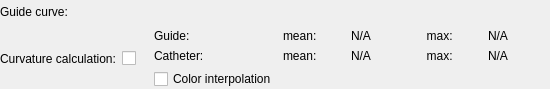
<?xml version="1.0" encoding="UTF-8"?>
<ui version="4.0">
 <class>ValveClipDeviceSimulatorWidget</class>
 <widget class="QWidget" name="ValveClipDeviceSimulatorWidget">
  <property name="geometry">
   <rect>
    <x>0</x>
    <y>0</y>
    <width>550</width>
    <height>89</height>
   </rect>
  </property>
  <property name="windowTitle">
   <string>ValveClipDeviceSimulatorWidget</string>
  </property>
  <layout class="QGridLayout" name="gridLayout">
   <property name="leftMargin">
    <number>0</number>
   </property>
   <property name="topMargin">
    <number>0</number>
   </property>
   <property name="rightMargin">
    <number>0</number>
   </property>
   <property name="bottomMargin">
    <number>0</number>
   </property>
   <item row="0" column="1" colspan="2">
    <widget class="qSlicerMarkupsPlaceWidget" name="guideCurvePlaceWidget">
     <property name="toolTip">
      <string>Define guide semi-rigid tube (8.1mm outer diameter)</string>
     </property>
    </widget>
   </item>
   <item row="0" column="0">
    <widget class="QLabel" name="label">
     <property name="text">
      <string>Guide curve: </string>
     </property>
    </widget>
   </item>
   <item row="1" column="0" colspan="3">
    <widget class="QFrame" name="curvatureFrame">
     <property name="frameShape">
      <enum>QFrame::NoFrame</enum>
     </property>
     <property name="frameShadow">
      <enum>QFrame::Raised</enum>
     </property>
     <layout class="QGridLayout" name="gridLayout_3">
      <property name="leftMargin">
       <number>0</number>
      </property>
      <property name="topMargin">
       <number>0</number>
      </property>
      <property name="rightMargin">
       <number>0</number>
      </property>
      <property name="bottomMargin">
       <number>0</number>
      </property>
      <item row="0" column="0">
       <widget class="QLabel" name="label_7">
        <property name="text">
         <string>Curvature calculation:</string>
        </property>
       </widget>
      </item>
      <item row="0" column="1">
       <widget class="QCheckBox" name="curvatureCalculationCheckBox">
        <property name="text">
         <string/>
        </property>
       </widget>
      </item>
      <item row="0" column="2">
       <widget class="QFrame" name="curvatureValuesFrame">
        <property name="sizePolicy">
         <sizepolicy hsizetype="Expanding" vsizetype="Preferred">
          <horstretch>0</horstretch>
          <verstretch>0</verstretch>
         </sizepolicy>
        </property>
        <property name="frameShape">
         <enum>QFrame::NoFrame</enum>
        </property>
        <property name="frameShadow">
         <enum>QFrame::Raised</enum>
        </property>
        <layout class="QGridLayout" name="gridLayout_2">
         <property name="leftMargin">
          <number>12</number>
         </property>
         <property name="topMargin">
          <number>0</number>
         </property>
         <property name="rightMargin">
          <number>0</number>
         </property>
         <property name="bottomMargin">
          <number>0</number>
         </property>
         <item row="0" column="0">
          <widget class="QLabel" name="label_8">
           <property name="text">
            <string>Guide:</string>
           </property>
          </widget>
         </item>
         <item row="0" column="1">
          <widget class="QLabel" name="guideCurvatureMeanTextLabel">
           <property name="text">
            <string>mean: </string>
           </property>
          </widget>
         </item>
         <item row="1" column="2">
          <widget class="QLabel" name="catheterCurvatureMeanValueLabel">
           <property name="text">
            <string>N/A</string>
           </property>
          </widget>
         </item>
         <item row="0" column="2">
          <widget class="QLabel" name="guideCurvatureMeanValueLabel">
           <property name="text">
            <string>N/A</string>
           </property>
          </widget>
         </item>
         <item row="1" column="0">
          <widget class="QLabel" name="label_9">
           <property name="text">
            <string>Catheter:</string>
           </property>
          </widget>
         </item>
         <item row="1" column="1">
          <widget class="QLabel" name="catheterCurvatureMeanTextLabel">
           <property name="text">
            <string>mean: </string>
           </property>
          </widget>
         </item>
         <item row="2" column="0">
          <widget class="QCheckBox" name="curvatureColorInterpolationCheckbox">
           <property name="toolTip">
            <string>If on, then the green-yellow-red colors are interpolated for in-between curvature values.
Otherwise only show the discrete colors (hard stop)</string>
           </property>
           <property name="text">
            <string>Color interpolation</string>
           </property>
          </widget>
         </item>
         <item row="0" column="3">
          <widget class="QLabel" name="guideCurvatureMaxTextLabel">
           <property name="text">
            <string>  max: </string>
           </property>
          </widget>
         </item>
         <item row="0" column="4">
          <widget class="QLabel" name="guideCurvatureMaxValueLabel">
           <property name="text">
            <string>N/A</string>
           </property>
          </widget>
         </item>
         <item row="1" column="3">
          <widget class="QLabel" name="catheterCurvatureMaxTextLabel">
           <property name="text">
            <string>  max: </string>
           </property>
          </widget>
         </item>
         <item row="1" column="4">
          <widget class="QLabel" name="catheterCurvatureMaxValueLabel">
           <property name="text">
            <string>N/A</string>
           </property>
          </widget>
         </item>
        </layout>
       </widget>
      </item>
     </layout>
    </widget>
   </item>
  </layout>
 </widget>
 <customwidgets>
  <customwidget>
   <class>qSlicerWidget</class>
   <extends>QWidget</extends>
   <header>qSlicerWidget.h</header>
   <container>1</container>
  </customwidget>
  <customwidget>
   <class>qSlicerMarkupsPlaceWidget</class>
   <extends>qSlicerWidget</extends>
   <header>qSlicerMarkupsPlaceWidget.h</header>
  </customwidget>
 </customwidgets>
 <resources/>
 <connections/>
</ui>
